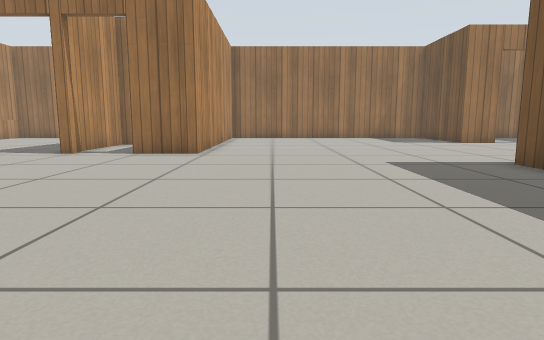
View 1 (above)

22 first-person views from a walk through a Gazebo world. The camera is 0.5 m above the floor, tilts 8° down and sees 75° across. The floor is counted in squares, 0.5 m on a side. Each view is taken from the middle of a square. On the plan, view 1 faces up. The plan holds only what a view shows up to about 13 squares ahead; the rest is blank. Simple patterns stand in for the simulator's built-in surfaces.

View 2
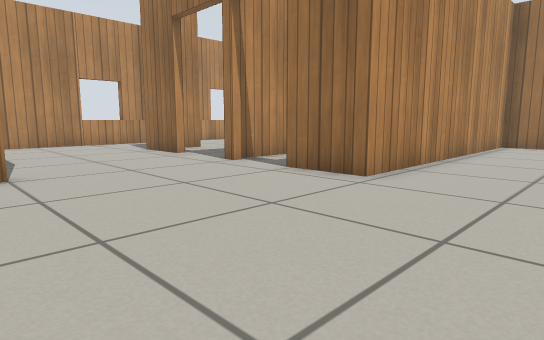

View 3
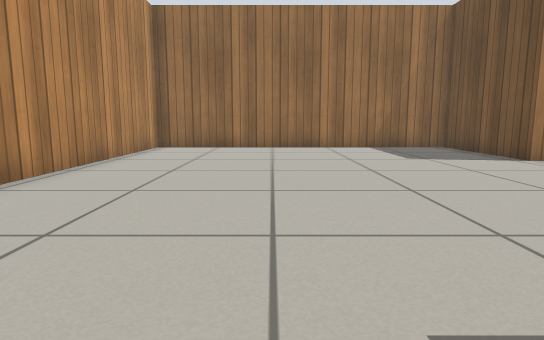

View 4
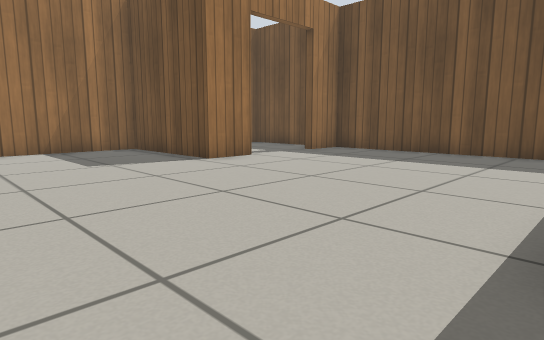

View 5
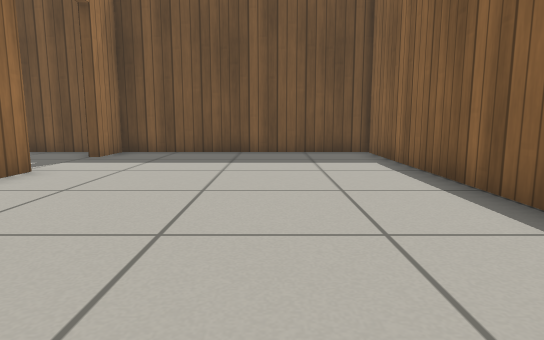

View 6
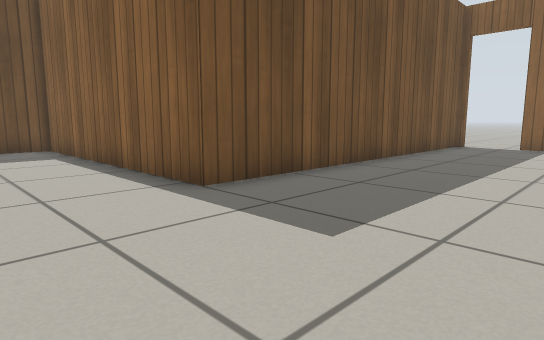

View 7
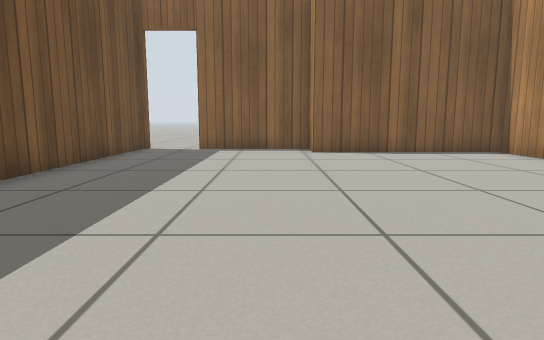

View 8
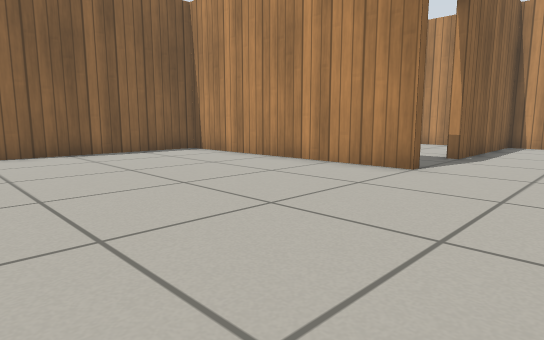

View 9
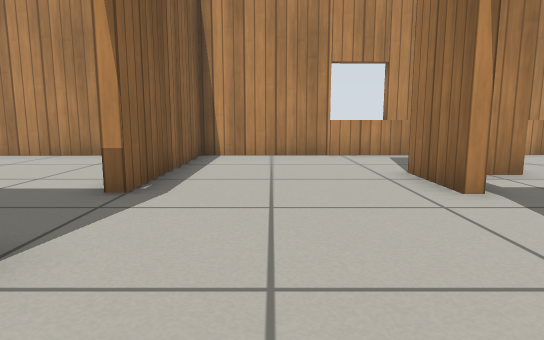

View 10
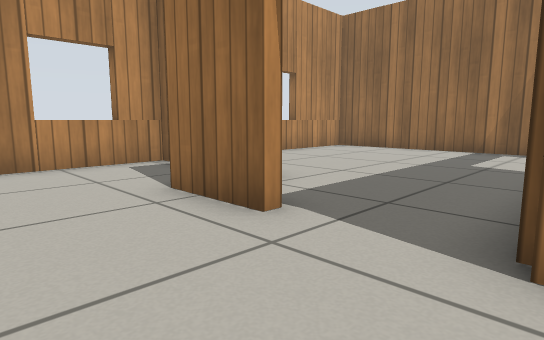

View 11
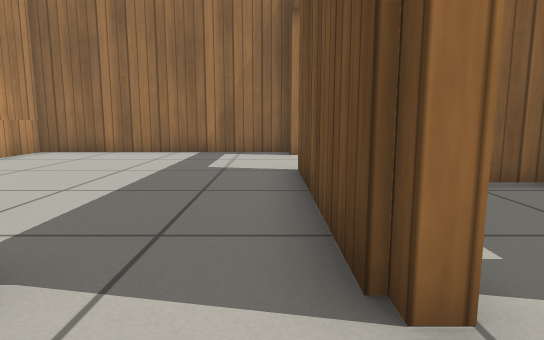

View 12
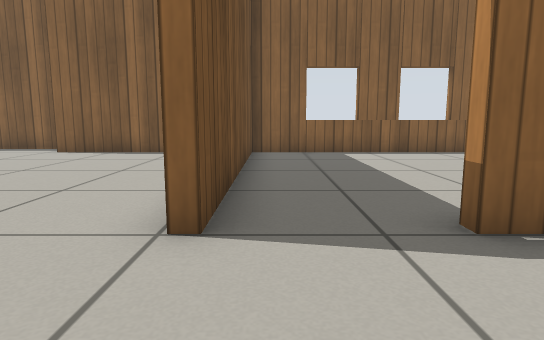

View 13
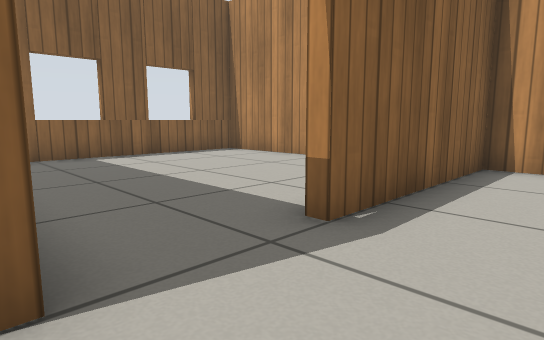

View 14
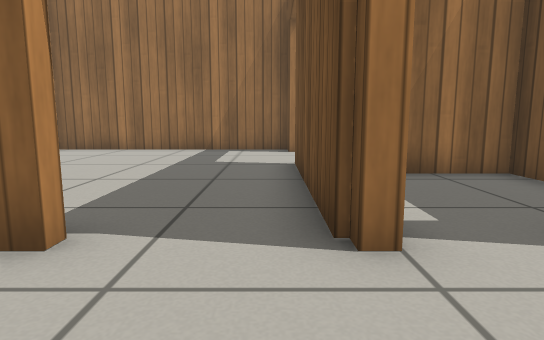

View 15
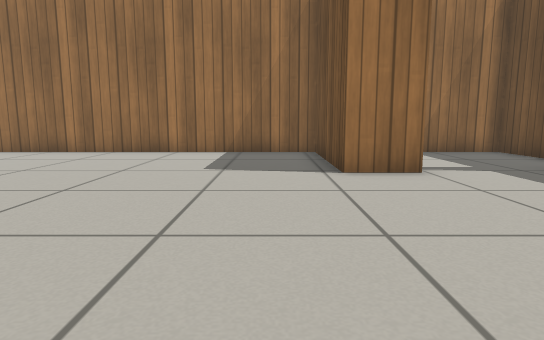

View 16
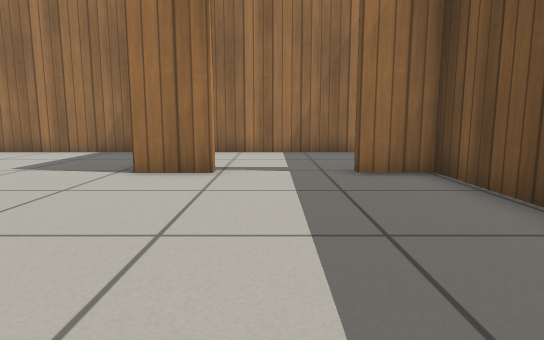

View 17
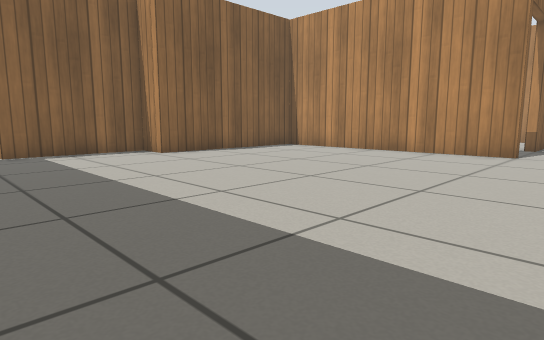

View 18
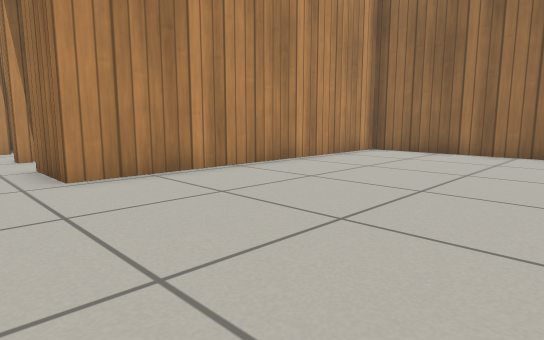

View 19
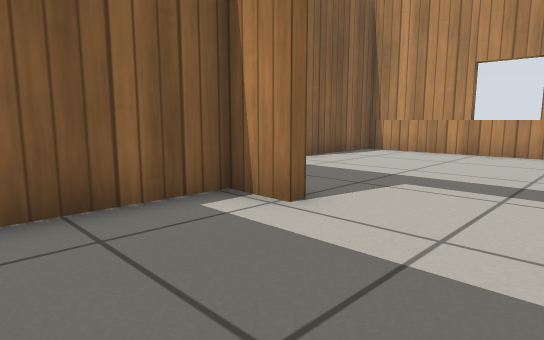

View 20
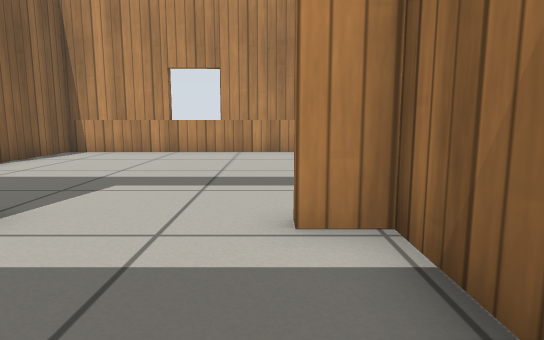

View 21
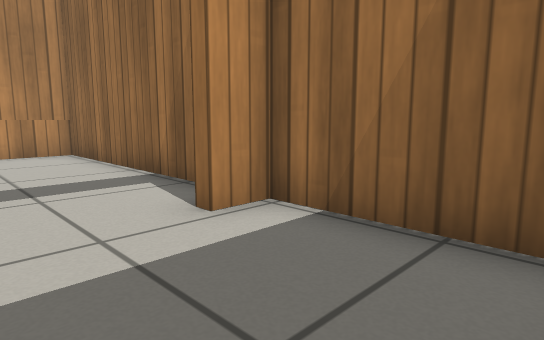

View 22
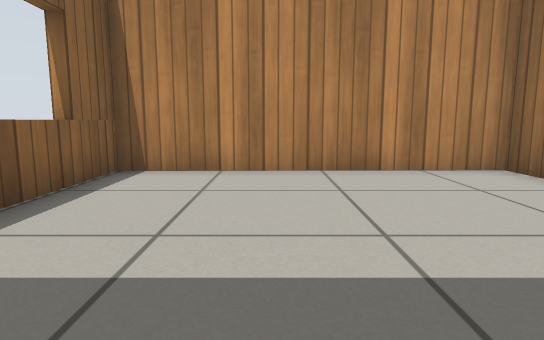

### Floor plan
Ten units are one square. View 1 is at (0, 0); x grows to the right and y downward. Boxes are objects, and circles mark ways between rooms. Rooms are numbered by the first view taken in them; rooms with no view inside come last. Other rooms are left out.
<svg viewBox="-148 -206 294 246">
<path fill="none" stroke="#000" d="M-61 -106 -65 -106M84 -80 141 -80 141 -157 126 -157M-65 -60 -61 -60 -61 21 -3 21 -3 33 36 33M-88 -106 -107 -106M99 -157 84 -157 84 -201 -22 -201 -22 -106 -42 -106M55 34 55 -80 65 -80M-142 -123 -141 -60 -88 -60M-32 -201 -61 -201 -61 -191M-61 -162 -61 -149 -35 -149M-130 -57 -141 -57 -140 21 -65 21 -65 -60M-104 -126 -104 -111M-65 -191 -65 -201 -143 -201 -142 -126 -108 -126M-65 -106 -65 -162M141 -167 141 -201 91 -201M-25 -138 -25 -146 -45 -146M-61 -135 -61 -106"/>
<circle cx="-70" cy="-60" r="3" fill="#2a7"/>
<circle cx="-65" cy="-110" r="3" fill="#2a7"/>
<circle cx="110" cy="-160" r="3" fill="#2a7"/>
<circle cx="-60" cy="-180" r="3" fill="#2a7"/>
<text x="10" y="-90">1</text>
<text x="-40" y="-180">2</text>
<text x="-100" y="-20">3</text>
<text x="-100" y="-160">4</text>
<text x="110" y="-180">5</text>
<text x="-40" y="-130">6</text>
</svg>
Room 1 opens to room 3. Room 1 opens to room 4. Room 1 opens to room 5. Room 2 opens to room 4.

Where each view was taken, in squares from view 1:
view 1: 0 up, 0 right, facing up
view 2: 5 up, 1 right, facing up-left
view 3: 7 up, 2 right, facing up
view 4: 8 up, 3 right, facing up-right
view 5: 11 up, 3 right, facing right
view 6: 11 up, 1 right, facing down-right
view 7: 9 up, 1 right, facing down
view 8: 9 up, 1 right, facing down-left
view 9: 8 up, 4 left, facing left
view 10: 8 up, 6 left, facing up-left
view 11: 9 up, 7 left, facing up
view 12: 9 up, 7 left, facing down
view 13: 8 up, 6 left, facing down-left
view 14: 8 up, 7 left, facing up
view 15: 9 up, 7 right, facing up
view 16: 9 up, 11 right, facing up
view 17: 8 up, 5 right, facing down-left
view 18: 9 up, 4 right, facing up-left
view 19: 19 up, 3 left, facing down-left
view 20: 19 up, 3 left, facing left
view 21: 17 up, 3 left, facing up-left
view 22: 1 up, 7 left, facing left
